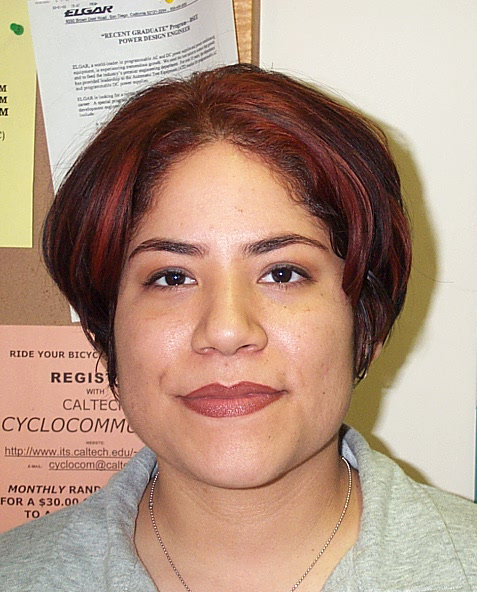
%> input picture DB0/db0_1.jpg, 477 x 592 px
$ octave --eval "result = faceDetect(imread('DB0/db0_1.jpg'));"   (GNU Octave 9; MATLAB toolbox functions it lacks are replaced by stand-ins)
%> lines starting %> are read from the running program, lines starting %| are printed output that depends on the picture; in (x1, y1, x2, y2) boxes, pixels count from 0 and x2, y2 are one past the last pixel; in counts of white or black regions, pixels touching at a corner belong together; the program's own positions count from 1
### colorCorrection.m
function compImg = colorCorrection(img)

    red = img(:,:,1);
    green = img(:,:,2);
    blue = img(:,:,3);

    % inverse of mean of individual color channels
    meanRed = 1/(mean(mean(red)));
    meanGreen = 1/(mean(mean(green)));
    meanBlue = 1/(mean(mean(blue)));

    % get max of the inverse-mean
    maxRGB = max(max(meanRed, meanGreen), meanBlue);

    meanRed = meanRed/maxRGB;
    meanGreen = meanGreen/maxRGB;
    meanBlue = meanBlue/maxRGB;

    red = red*meanRed;
    green = green*meanGreen;
    blue = blue*meanBlue;

    compImg = cat(3,red,green,blue);

end

### skinDetection.m
function skinMask = skinDetection(compImg)

    % threshold values obtained after testing
    Ymin = 70;
    cbMin = 110;
    cbMax = 180;
    crMin = 129;
    crMax = 185;

    % allocate memory
    im = zeros(size(compImg,1), size(compImg,2));

    % --- SKIN DETECTION WITH YCBCR --- %
    YCbCr = rgb2ycbcr(compImg);

    % find face-skin px
    for i = 1:size(im,1)
        for j = 1:size(im, 2)
            Y = YCbCr(i,j,1);
            Cb = YCbCr(i,j,2);
            Cr = YCbCr(i,j,3);
            if((Y > Ymin) && (cbMin <= Cb && Cb <= cbMax ) && (crMin <= Cr && Cr <= crMax))
                im(i,j) = 1;  %found face-skin
            end
        end
    end

    % morph operations - this part can be reduced.
    im = imfill(im, 'holes');
    im = imdilate(im, strel('square', 6));
    im = imfill(im, 'holes');
    im = logical(im);
    im = bwareafilt(im,1);
    im = imerode(im, strel('disk', 8));
    im = bwareafilt(im,1);
    skinMask = imfill(im, 'holes');
end

### findMouth.m
function mouthCenter = findMouth(compImg)

    threshold = 0.25;

    img = rgb2ycbcr(compImg);
    img = im2double(img);
    Cb = img(:,:,2);
    Cr = img(:,:,3);

    n = 0.95 * (mean2((Cr).^2)) / mean2(Cr./Cb);
    mouthMap = (Cr.^2) .* ((Cr.^2) - n.* (Cr./Cb)).^2;

    mouthMap = mouthMap.*255;

    % threshold in order to find mouth
    mouthMap(mouthMap > threshold) = 255;

    % morphological operations to remove blob-px
    mouthMap = imerode(mouthMap, strel('disk', 4));
    mouthMap = imdilate(mouthMap, strel('disk', 7));

    mouthMap = (mouthMap - min(min(mouthMap))) / (max(max(mouthMap)) - min(min(mouthMap)) );

    % mouth is on lower half of image
    mouthMap = uint8(mouthMap);
    BW = logical(mouthMap);
    [rows, cols] = size(mouthMap);
    BW(1 : round((1/2)*rows), :) = 0; % top
    mouthMap = BW;
    mouthMap = bwareafilt(mouthMap, 1);

    %find the coordinates of mouth
    mouthProp = regionprops(mouthMap, 'Centroid');
    centroid = mouthProp.Centroid;
    mouthCenter = round(centroid);

%     % alternative 2:
%
%     % threshold value to erase
%     threshold = 0.4;
%
%     % get Cb and Cr
%     img = rgb2ycbcr(compImg);
%     img = im2double(img);
%     Cb = img(:,:,2);
%     Cr = img(:,:,3);
%
%     n = 0.95 * (mean((Cr).^2)) / mean(Cr./Cb);
%     mouthMap = (Cr.^2) .* ((Cr.^2) - n.* (Cr./Cb)).^2;
%
%     % normalize
%     mouthMap = (mouthMap ./ max(mouthMap(:)));
%
%     % dilate potential mouth
%     SE = strel('disk', 10);
%     mouthMap = imdilate(mouthMap, SE);
%
%     % threshold to remove unwanted px
%     mouthMap = (mouthMap > threshold);
%
%     % only keep largest blob -> mouth
%     mouthMap = bwareafilt(mouthMap, 1, 'Largest');
%
%     % get position of mouth
%     mouthProp = regionprops(mouthMap, 'Centroid');
%     centroid = mouthProp.Centroid;
%     mouthCenter = round(centroid);
%


end

### findEyes.m
function [eyeImg, leftEyePos, rightEyePos] = findEyes(compImg, mouthCenter)

    % Implementation based on report "A hybrid method for eyes detection in facial images:
    % https://repository.lboro.ac.uk/articles/A_hybrid_method_for_eyes_detection_in_facial_images/9404018

    img = rgb2ycbcr(compImg);
    img = im2double(img);
    Y = img(:,:,1);
    Cb = img(:,:,2);
    Cr = img(:,:,3);

    % --- ILLUMINATION-BASED METHOD --- %
    Cb2 = (Cb.^2);
    Cr2 = (Cr.^2);
    Cr2Inv = (1-Cr2);
    CbCr = (Cb./Cr);

    eyeMapC = (1/3).*Cb2 + (1/3).*Cr2Inv + (1/3).*CbCr;
    eyeMapC = histeq(eyeMapC);

    SE = strel('disk', 5);
    nominator = imdilate(Y, SE);
    denominator = imerode(Y, SE);
    eyeMapL = nominator./(denominator + 1);

    eyeMap = eyeMapC .* eyeMapL;

    % --- COLOUR-BASED METHOD --- %
    grayImg = rgb2gray(compImg);
    grayImg = histeq(grayImg);

    % threshold 20 according to report - also gave best result
    threshold = 20;
    darkEyes = grayImg > threshold;

    % --- EDGE DENSITY-BASED METHOD --- %
    %detect edges using sobel
    grayImg = rgb2gray(compImg);
    sobelImg = edge(grayImg, 'sobel');

    % morph operations
    SE = strel('disk', 4);
    imgdil1 = imdilate(sobelImg, SE);
    imgdil2 = imdilate(imgdil1, SE);

    imger1 = imerode(imgdil2, SE);
    imger2 = imerode(imger1, SE);
    edgeDenImg = imerode(imger2, SE);

    % --- FIND EYES --- %
    threshold = 0.5;

    % loop until two eyes found
    while 1
        eyeMap2 = eyeMap;
        eyeMap2 = imdilate(eyeMap2, strel('disk', 6));

        eyeMap2 = eyeMap2 > threshold;

        % apply rules
        eyeMap2 = eyeRules(eyeMap2);
        darkEyes = eyeRules(darkEyes);
        edgeDenImg = eyeRules(edgeDenImg);

        % operations to remove blobs
        eyeMap_darkEyes = eyeMap2 & darkEyes;
        eyeMap_edgeDenImg = eyeMap2 & edgeDenImg;
        darkEyes_edgeDenImg = darkEyes & edgeDenImg;

        % sum-image of all three methods
        eyeImg = eyeMap_darkEyes | eyeMap_edgeDenImg | darkEyes_edgeDenImg;

        % --- REMOVE REMAINING BLOBS - USING MOUTHPOS --- %
        BW = logical(eyeImg);
        [rows, cols] = size(eyeImg);

        % set unrealistic top and bottom regions to 0
        BW(1 : mouthCenter(2) - round((2/7)*rows), :) = 0; % top
        BW(mouthCenter(2) - round((1/7)*rows) : end , :) = 0; % bottom
        BW(: , 1 : mouthCenter(1) - round((1/5)*cols)) = 0; % left
        BW(: , mouthCenter(1) + round((1/4)*cols) : end) = 0; % right

        % only keep 2 largest blobs -> potential eyes
        eyeImg = BW;
        eyeImg = bwareafilt(eyeImg, 2);

        % --- GET LEFT- AND RIGHT-EYE POS --- %
        eyeProp = regionprops(eyeImg, 'Centroid');
        if length(eyeProp) == 2
            leftEyePos = round(eyeProp(1).Centroid);
            rightEyePos = round(eyeProp(2).Centroid);
            return
        else
            if threshold <= 0.0001
                return
            else
                threshold = threshold - 0.1;
            end
        end
    end
end

### faceRotation.m
function [rotatedEyeMap, rotatedImage, left, right] = faceRotation(eyeMap, compImg, leftEyePos, rightEyePos)

    x1 = leftEyePos(1,1);
    y1 = leftEyePos(1,2);
    x2 = rightEyePos(1,1);
    y2 = rightEyePos(1,2);

    angle = -rad2deg(atan((y1-y2)/(x2-x1)));

    rotatedEyeMap = imrotate(eyeMap, angle);
    rotatedImage = imrotate(compImg, angle);

    rotatedEyeMap = uint8(rotatedEyeMap);
    rotatedEyeMap = logical(rotatedEyeMap);

    eyeProp = regionprops(rotatedEyeMap, 'Centroid');

    left = round(eyeProp(1).Centroid);
    right = round(eyeProp(2).Centroid);

    rotatedEyeMap = imresize(rotatedEyeMap,size(eyeMap));
end

### imageScaling.m
function [scaledImage, posOfLeftEye] = imageScaling(rotatedEyeMap, rotatedImage, leftEye, rightEye)

    x1=leftEye(1,1);
    x2=rightEye(1,1);

    [rows, columns] = size(rotatedEyeMap);

    % scalefactor is chosen by observing the images in the set
    scalefactor = 110/(x2-x1);

    newWidth = scalefactor * columns;
    newWidth = round(newWidth);
    scaledImage = imresize(rotatedImage, [rows newWidth]);
    rotatedEyeMap = imresize(rotatedEyeMap, [rows newWidth]);

    % get left eye pos
    eyeProp = regionprops(rotatedEyeMap, 'Centroid');
    posOfLeftEye = round(eyeProp(1).Centroid);

end

### cropImage.m
function croppedImage = cropImage(scaledImage, posOfLeftEye)

    x1 = posOfLeftEye(1) - 50;
    y1 = posOfLeftEye(2) - 100;
    x2 = 205;
    y2 = 300;

    croppedImage = imcrop(scaledImage,[x1 y1 x2 y2]);
end

### eyeRules.m
function image = eyeRules(img)
    % Based on: https://repository.lboro.ac.uk/articles/A_hybrid_method_for_eyes_detection_in_facial_images/9404018

    blobs = regionprops(img, 'Solidity', 'BoundingBox', 'Orientation', 'PixelList', 'Area');

    % remove blobs touching the border
    image = imclearborder(img);

    for i = 1:length(blobs)

        solidity = blobs(i).Solidity;

        width = blobs(i).BoundingBox(3);
        height = blobs(i).BoundingBox(4);
        aspectRatio = width/height;

        orientation = blobs(i).Orientation;

        % remove blobs that not does satisfy rules
        if ((solidity < 0.5) && (aspectRatio > 4.0 || aspectRatio < 0.8) && (orientation < -45 || orientation > 45))
            regionPx = blobs(i).PixelList;
            image(regionPx) = 0;
        end
    end
end

### faceDetect.m
function croppedImage = faceDetect(img)

    % color correction
    compImg = colorCorrection(img);
%> in colorCorrection, `blue = img(:,:,3);`:
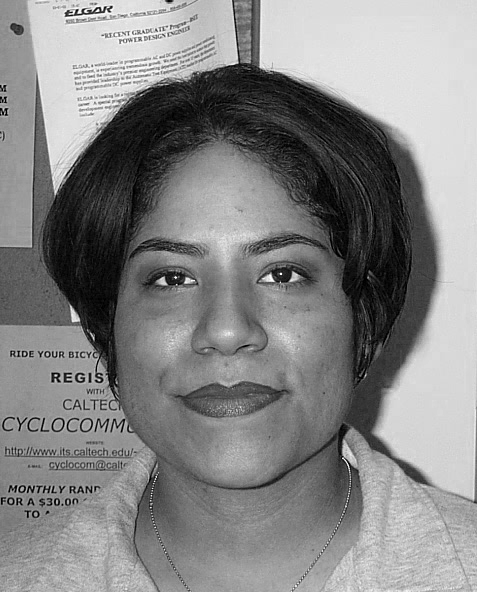
%> blue: size 592x477 uint8; min 0, max 255, mean 133.2
%> in colorCorrection, `meanRed = 1/(mean(mean(red)));`: meanRed = 0.00554
%> in colorCorrection, `meanGreen = 1/(mean(mean(green)));`: meanGreen = 0.00661
%> in colorCorrection, `meanBlue = 1/(mean(mean(blue)));`: meanBlue = 0.00751
%> in colorCorrection, `meanRed = meanRed/maxRGB;`: meanRed = 0.738
%> in colorCorrection, `meanGreen = meanGreen/maxRGB;`: meanGreen = 0.88
%> in colorCorrection, `meanBlue = meanBlue/maxRGB;`: meanBlue = 1

    % skin detection
    skinMask = skinDetection(compImg);
%> after the loop in skinDetection, `for i = 1:size(im,1)`:
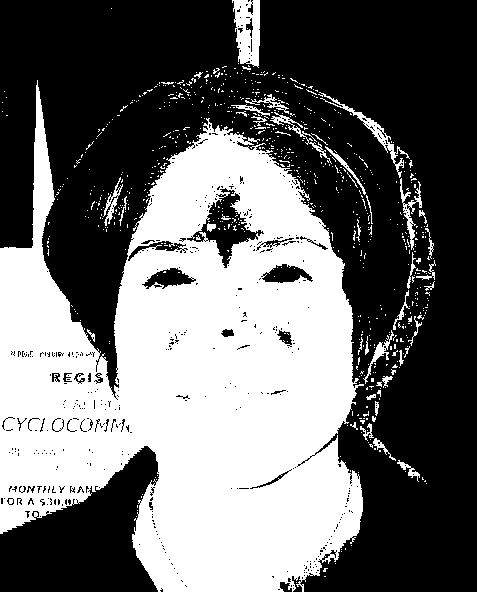
%> im: size 592x477 double; values 0 (black) and 1 (white), 42.2% white; 734 white regions (692 under 20 px), largest, box (x1, y1, x2, y2) and area: (0, 80, 364, 592) 111684, (232, 0, 260, 68) 1344, (318, 92, 410, 178) 680

    % find mouth
    mouthCenter = findMouth(compImg);
%> in findMouth, `Cr = img(:,:,3);`:
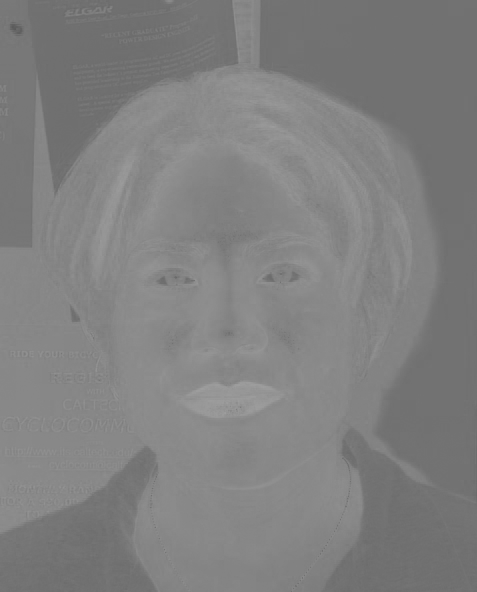
%> Cr: size 592x477 double; min 0.353, max 0.62, mean 0.502
%> in findMouth, `n = 0.95 * (mean2((Cr).^2)) / mean2(Cr./Cb);`: n = 0.239
%> in findMouth, `mouthProp = regionprops(mouthMap, 'Centroid');`: mouthProp = 1 region; Centroid: [226.6 400.3]
%> in findMouth, `centroid = mouthProp.Centroid;`: centroid = [226.6 400.3]
%> in findMouth, `mouthCenter = round(centroid);`: mouthCenter = [227 400]

    % find eyes
    [eyeMask, leftEyePos, rightEyePos] = findEyes(compImg, mouthCenter);

    % clean up
    eyeMap = eyeMask .* skinMask;

    % rotate face
    [rotatedEyeMap, rotatedImage, left, right] = faceRotation(eyeMap, compImg, leftEyePos, rightEyePos);

    % scale
    [scaledImage, posOfLeftEye] = imageScaling(rotatedEyeMap, rotatedImage, left, right);

    % crop
    croppedImage = cropImage(scaledImage, posOfLeftEye);
    croppedImage = im2double(rgb2gray(croppedImage));

    % normalization
    croppedImage = (croppedImage - min(min(croppedImage))) / (max(max(croppedImage)) - min(min(croppedImage)) );

    % factor value chosen through obeservation and testing of the set
    factor = 0.74/mean(croppedImage(:));
    croppedImage = croppedImage*factor;
    croppedImage = reshape(croppedImage, [], 1);

end
%> in findEyes, `eyeMapL = nominator./(denominator + 1);`:
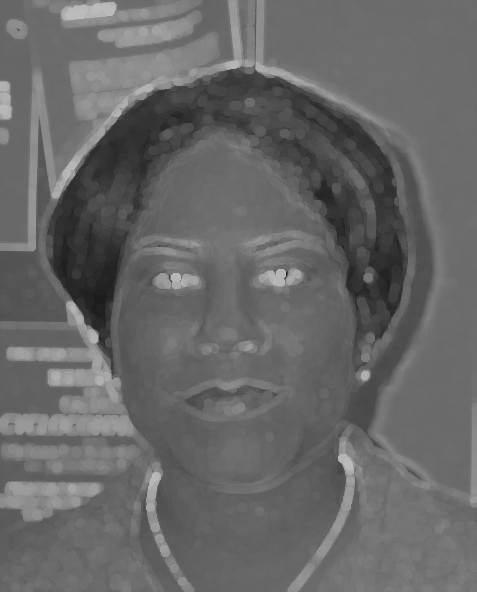
%> eyeMapL: size 592x477 double; min 0.103, max 0.74, mean 0.407
%> in findEyes, `eyeMap = eyeMapC .* eyeMapL;`:
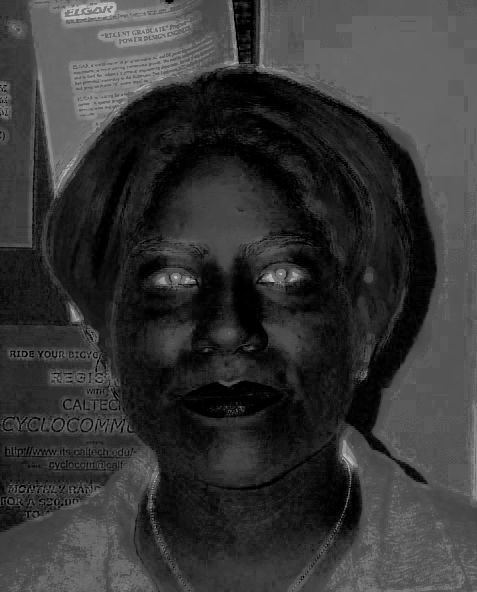
%> eyeMap: size 592x477 double; min 0, max 0.74, mean 0.216
%> in findEyes, `darkEyes = grayImg > threshold;`:
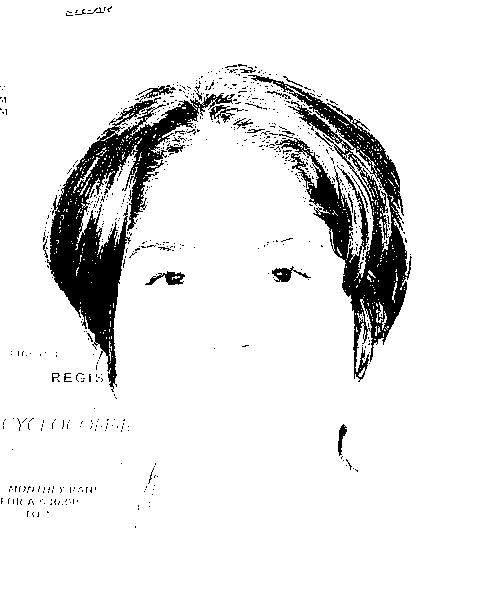
%> darkEyes: size 592x477 logical; 90.1% white; 652 black regions (626 under 20 px), largest, box (x1, y1, x2, y2) and area: (47, 93, 235, 392) 12709, (248, 75, 412, 382) 11682, (145, 271, 185, 285) 257
%> the loop in findEyes, `while 1` made 1 pass
%> (leftEyePos, rightEyePos) on pass 1: ([173 279], [283 276])
%> pass 1, in findEyes, `eyeMap2 = eyeMap2 > threshold;`:
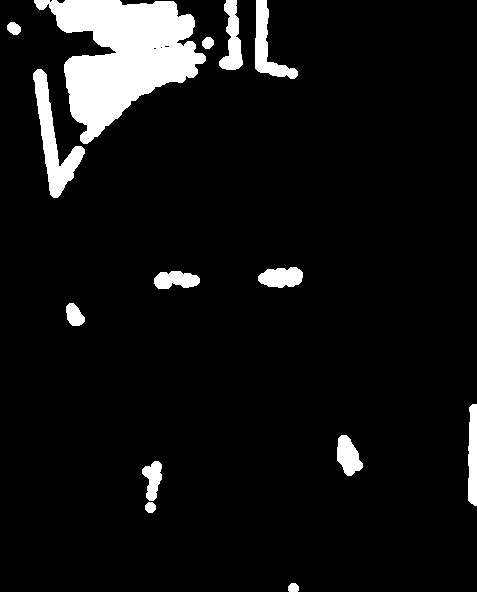
%> eyeMap2: size 592x477 logical; 7.5% white; 14 white regions, largest, box (x1, y1, x2, y2) and area: (34, 0, 206, 144) 12842, (33, 69, 85, 198) 2205, (255, 0, 298, 79) 1216
%> in faceDetect, `[eyeMask, leftEyePos, rightEyePos] = findEyes(compImg, mouthCenter);`: leftEyePos = [173 279]; rightEyePos = [283 276]
%> in faceRotation, `x1 = leftEyePos(1,1);`: x1 = 173
%> in faceRotation, `y1 = leftEyePos(1,2);`: y1 = 279
%> in faceRotation, `x2 = rightEyePos(1,1);`: x2 = 283
%> in faceRotation, `y2 = rightEyePos(1,2);`: y2 = 276
%> in faceRotation, `angle = -rad2deg(atan((y1-y2)/(x2-x1)));`: angle = -1.56
%> in faceRotation, `eyeProp = regionprops(rotatedEyeMap, 'Centroid');`: eyeProp = 2 regions; Centroid: [181.9 283.5], [291.8 283.8]
%> in faceRotation, `left = round(eyeProp(1).Centroid);`: left = [182 283]
%> in faceRotation, `right = round(eyeProp(2).Centroid);`: right = [292 284]
%> in faceDetect, `[rotatedEyeMap, rotatedImage, left, right] = faceRotation(eyeMap, comp..`: left = [182 283]; right = [292 284]
%> in imageScaling, `x1=leftEye(1,1);`: x1 = 182
%> in imageScaling, `x2=rightEye(1,1);`: x2 = 292
%> in imageScaling, `scalefactor = 110/(x2-x1);`: scalefactor = 1
%> in imageScaling, `newWidth = scalefactor * columns;`: newWidth = 477
%> in imageScaling, `eyeProp = regionprops(rotatedEyeMap, 'Centroid');`: eyeProp = 2 regions; Centroid: [176.3 277.5], [282.3 277.8]
%> in imageScaling, `posOfLeftEye = round(eyeProp(1).Centroid);`: posOfLeftEye = [176 278]
%> in cropImage, `x1 = posOfLeftEye(1) - 50;`: x1 = 126
%> in cropImage, `y1 = posOfLeftEye(2) - 100;`: y1 = 178
%> in faceDetect, `factor = 0.74/mean(croppedImage(:));`: factor = 1.3

$ run again, on DB0/db0_2.jpg
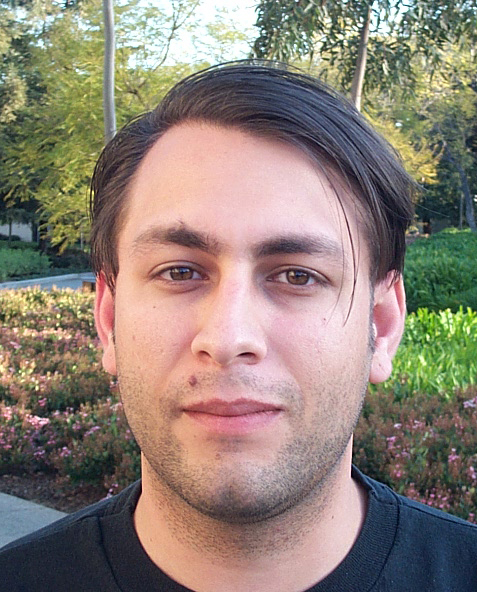
%> input picture DB0/db0_2.jpg, 477 x 592 px
%> in colorCorrection, `meanRed = 1/(mean(mean(red)));`: meanRed = 0.00703
%> in colorCorrection, `meanGreen = 1/(mean(mean(green)));`: meanGreen = 0.00772
%> in colorCorrection, `meanBlue = 1/(mean(mean(blue)));`: meanBlue = 0.00839
%> in colorCorrection, `meanRed = meanRed/maxRGB;`: meanRed = 0.837
%> in colorCorrection, `meanGreen = meanGreen/maxRGB;`: meanGreen = 0.92
%> in colorCorrection, `meanBlue = meanBlue/maxRGB;`: meanBlue = 1
%> YCbCr: size 592x477x3 uint8; mean of channels 1, 2, 3 118.3, 128, 128
%> after the loop in skinDetection, `for i = 1:size(im,1)`:
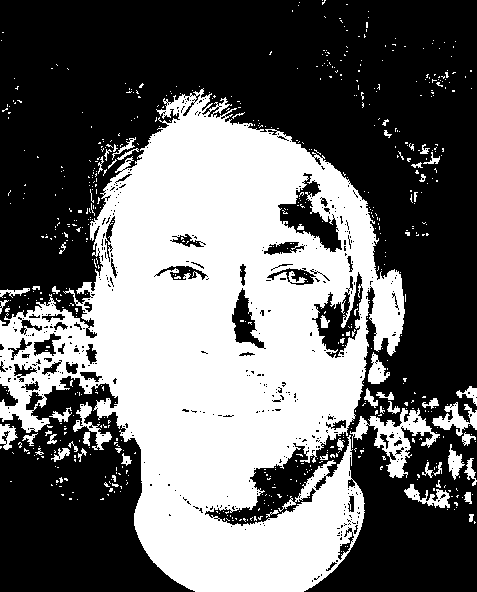
%> im: size 592x477 double; values 0 (black) and 1 (white), 41.4% white; 660 white regions (602 under 20 px), largest, box (x1, y1, x2, y2) and area: (0, 88, 405, 592) 107814, (350, 408, 440, 478) 1953, (432, 402, 477, 436) 653
%> img: size 592x477x3 double; mean of channels 1, 2, 3 0.464, 0.502, 0.502
%> n = 0.239
%> BW: size 592x477 logical; 2.4% white; 8 white regions, largest, box (x1, y1, x2, y2) and area: (185, 395, 279, 439) 3172, (415, 307, 477, 343) 1417, (370, 301, 399, 341) 825
%> mouthProp = 1 region; Centroid: [232.9 416]
%> centroid = [232.9 416]
%> in findMouth, `mouthCenter = round(centroid);`: mouthCenter = [233 416]
%> darkEyes: size 592x477 logical; 90% white; 943 black regions (868 under 20 px), largest, box (x1, y1, x2, y2) and area: (0, 481, 194, 592) 9941, (305, 466, 404, 592) 2830, (62, 453, 120, 504) 1454
%> sobelImg: size 592x477 logical; 3.9% white in thin lines or dots
%> imgdil1: size 592x477 logical; 29.1% white; 141 white regions, largest, box (x1, y1, x2, y2) and area: (158, 0, 477, 140) 21732, (0, 252, 198, 592) 14260, (0, 0, 188, 131) 8973
%> imgdil2: size 592x477 logical; 44.5% white; 39 white regions, largest, box (x1, y1, x2, y2) and area: (0, 0, 477, 592) 68392, (0, 249, 201, 592) 22766, (0, 0, 200, 154) 17059
%> imger1: size 592x477 logical; 32.5% white; 59 white regions, largest, box (x1, y1, x2, y2) and area: (0, 0, 477, 426) 47543, (0, 252, 198, 592) 16735, (0, 0, 197, 151) 13127
%> imger2: size 592x477 logical; 21% white; 136 white regions (97 under 20 px), largest, box (x1, y1, x2, y2) and area: (161, 0, 477, 219) 22263, (0, 255, 195, 592) 10836, (0, 0, 194, 128) 8779
%> in findEyes, `edgeDenImg = imerode(imger2, SE);`:
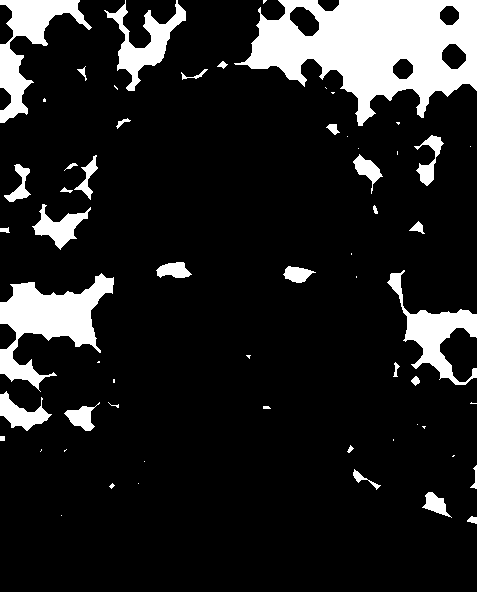
%> edgeDenImg: size 592x477 logical; 13.4% white; 60 white regions (27 under 20 px), largest, box (x1, y1, x2, y2) and area: (234, 0, 477, 126) 17027, (0, 273, 114, 392) 5579, (0, 0, 92, 123) 3595
%> the loop in findEyes, `while 1` made 1 pass
%> (leftEyePos, rightEyePos) on pass 1: ([297 275], [309 275])
%> in faceDetect, `[eyeMask, leftEyePos, rightEyePos] = findEyes(compImg, mouthCenter);`: leftEyePos = [297 275]; rightEyePos = [309 275]
%> in faceRotation, `x1 = leftEyePos(1,1);`: x1 = 297
%> in faceRotation, `y1 = leftEyePos(1,2);`: y1 = 275
%> x2 = 309
%> y2 = 275
%> angle = 0
%> in faceRotation, `eyeProp = regionprops(rotatedEyeMap, 'Centroid');`: eyeProp = 2 regions; Centroid: [297 274.5], [309.3 274.9]
%> in faceRotation, `left = round(eyeProp(1).Centroid);`: left = [297 275]
%> in faceRotation, `right = round(eyeProp(2).Centroid);`: right = [309 275]
%> in faceDetect, `[rotatedEyeMap, rotatedImage, left, right] = faceRotation(eyeMap, comp..`: left = [297 275]; right = [309 275]
%> scalefactor = 9.17
%> in imageScaling, `newWidth = scalefactor * columns;`: newWidth = 4372.5
%> in imageScaling, `newWidth = round(newWidth);`: newWidth = 4373
%> in imageScaling, `eyeProp = regionprops(rotatedEyeMap, 'Centroid');`: eyeProp = 2 regions; Centroid: [2718.5 274.5], [2831.1 274.9]
%> in imageScaling, `posOfLeftEye = round(eyeProp(1).Centroid);`: posOfLeftEye = [2718 275]
%> in cropImage, `x1 = posOfLeftEye(1) - 50;`: x1 = 2668
%> in cropImage, `y1 = posOfLeftEye(2) - 100;`: y1 = 175
%> factor = 1.02
